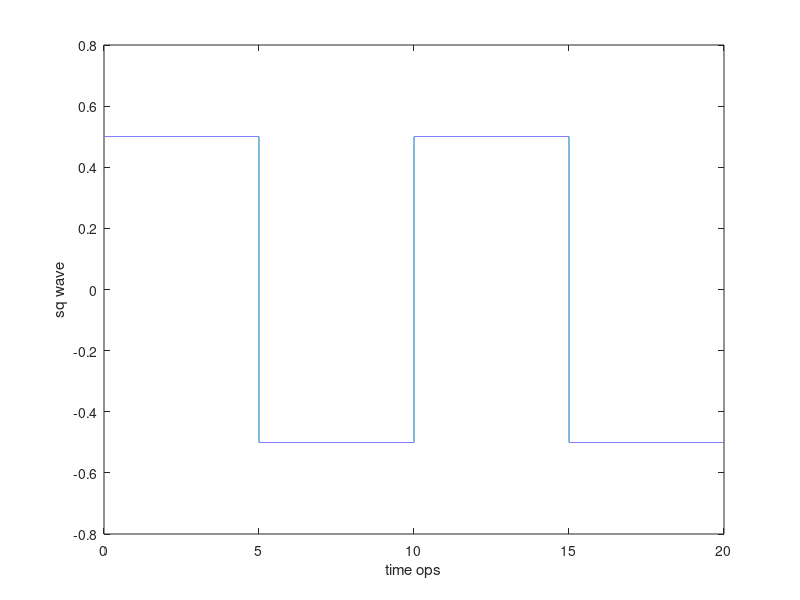
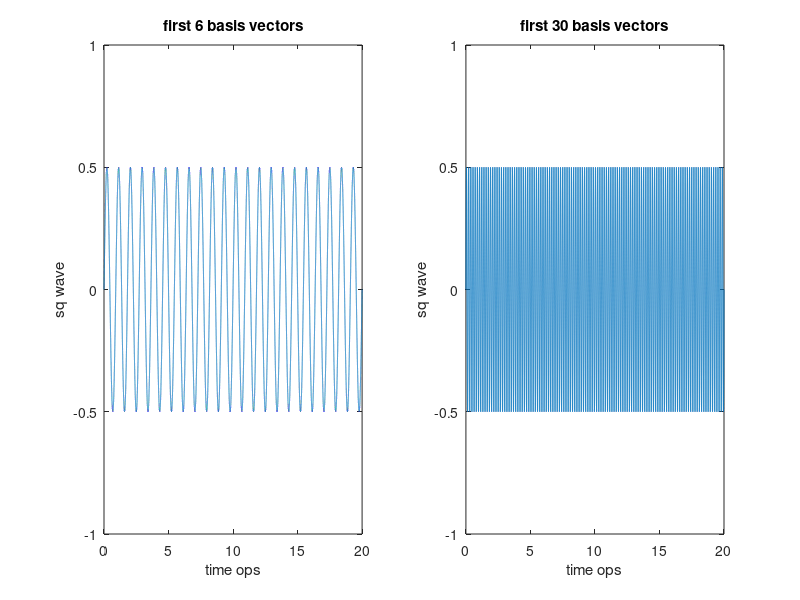

Write MATLAB code to recreate these figures, in order.
%function [ time_pos , sq_wave , B_unnorm ] = generate_data
close all; clc;
n_comps = 30; 
period = 10; 
fundFreq = 1/ period ;
time_pos = 0:0.0001:2* period ; 
harmonics = 2*(1: n_comps ) -1;
sq_wave = floor (0.9* sin (2* pi* fundFreq * time_pos )) +.5; %% generate the signal
B_unnorm = sin (2* pi* fundFreq *( harmonics'* time_pos )) /2; %% generate the basis

%(a)
figure(1)
plot(time_pos,sq_wave);
xlabel('time ops');
ylabel('sq wave');

%(b)
figure(2)
basis_6 = B_unnorm(6, :);
basis_30 = B_unnorm(30, :);
subplot(1, 2, 1)
plot(time_pos, basis_6);
xlabel('time ops');
ylabel('sq wave');
title('first 6 basis vectors')
axis([0 20 -1 1]);
hold on
subplot(1, 2, 2)
plot(time_pos, basis_30);
xlabel('time ops');
ylabel('sq wave');
title('first 30 basis vectors')
axis([0 20 -1 1]);
%ortho = basis_v6*basis_v30'

%end